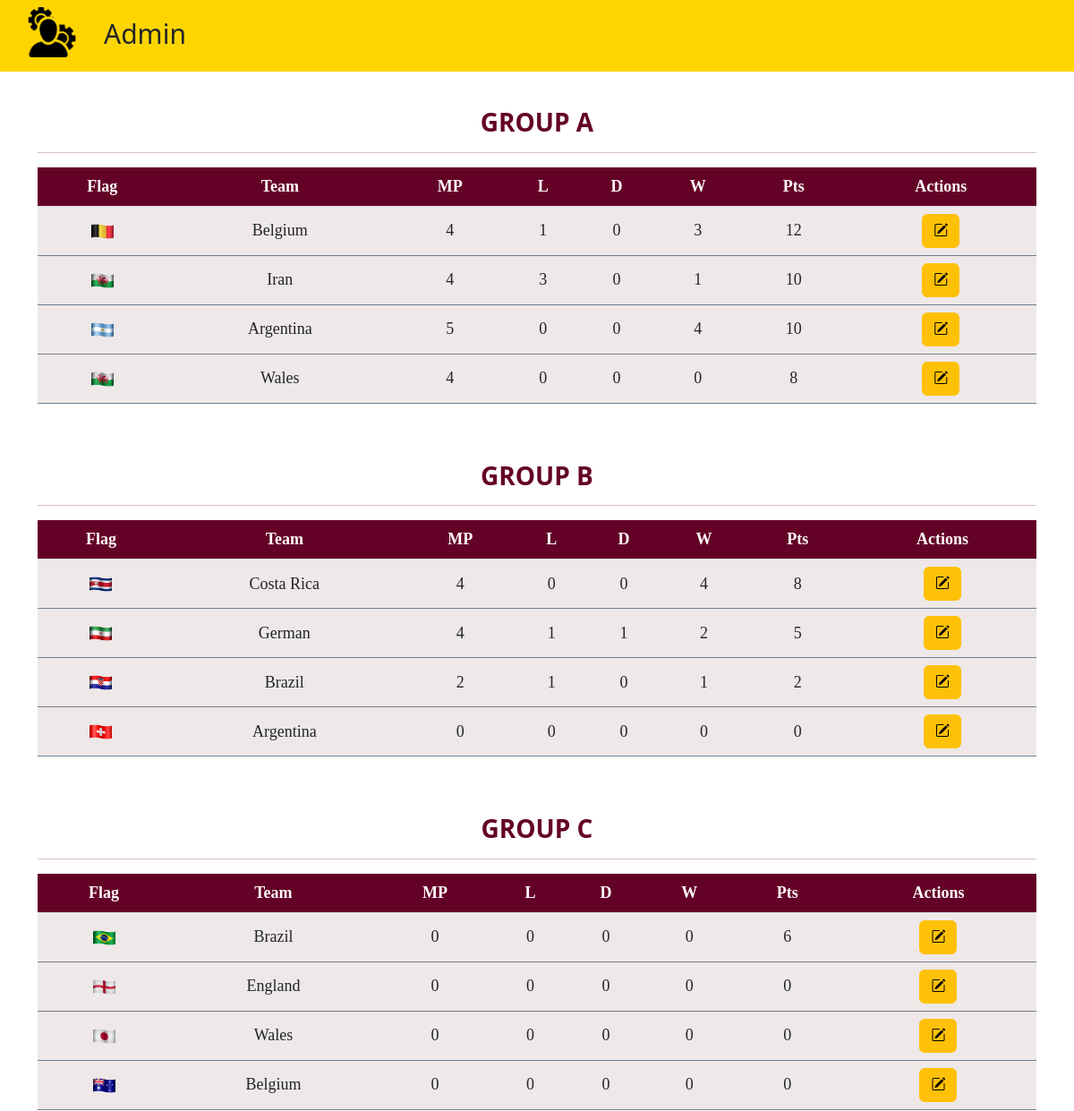
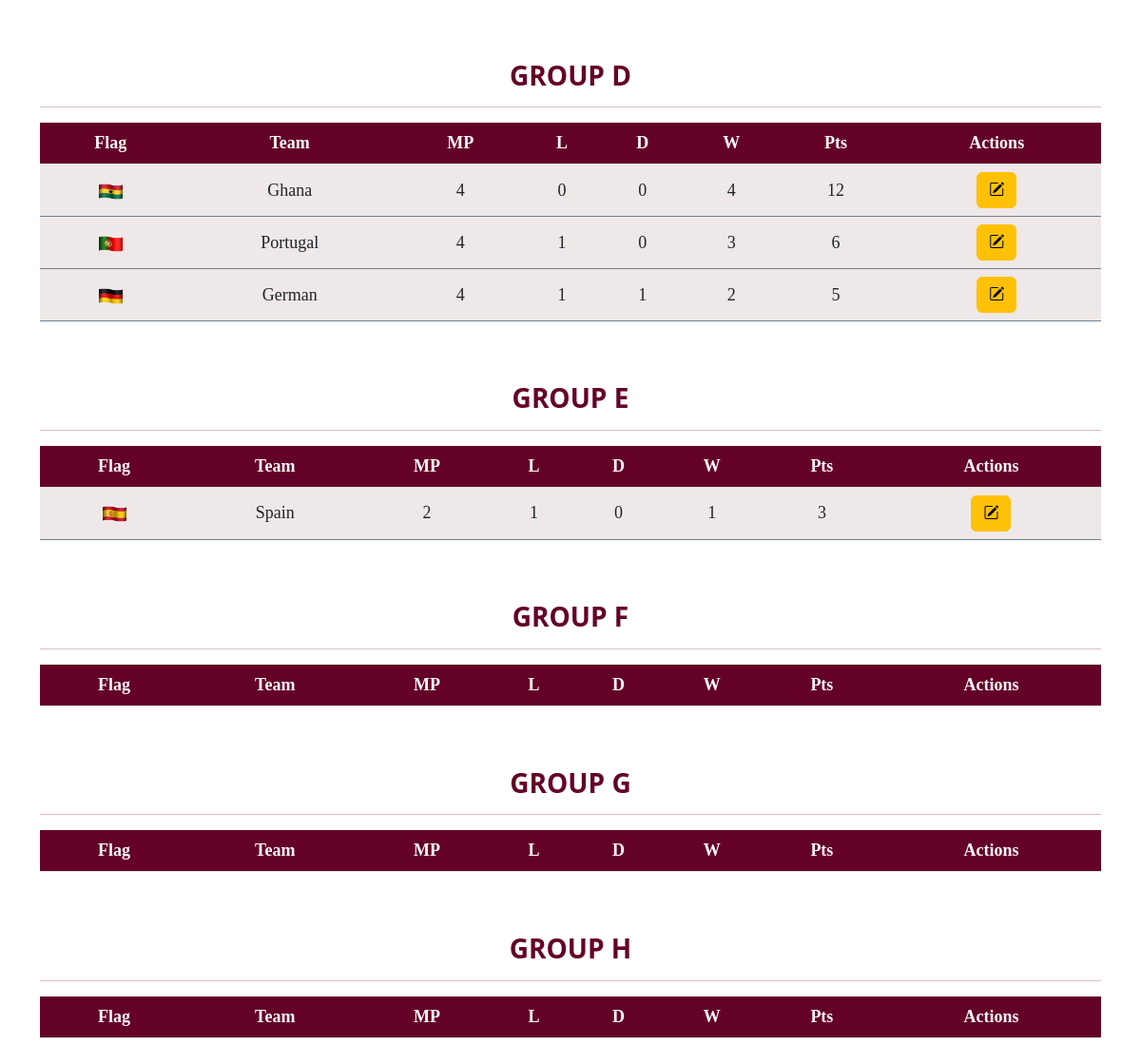
Screenshot of /view.php (signed in) with the database file from the repository (2 pictures, top to bottom).
### tables this page shows
CREATE TABLE `groupa` (
  `id` int(50) NOT NULL,
  `flag` varchar(255) NOT NULL,
  `team` varchar(255) NOT NULL,
  `mp` int(50) NOT NULL,
  `L` int(50) NOT NULL,
  `D` int(50) NOT NULL,
  `W` int(50) NOT NULL,
  `Pts` int(50) NOT NULL
);

CREATE TABLE `groupb` (
  `id` int(40) NOT NULL,
  `flag` varchar(255) NOT NULL,
  `team` varchar(255) NOT NULL,
  `mp` int(50) NOT NULL,
  `L` int(50) NOT NULL,
  `D` int(50) NOT NULL,
  `W` int(50) NOT NULL,
  `Pts` int(50) NOT NULL
);

CREATE TABLE `groupc` (
  `id` int(50) NOT NULL,
  `flag` varchar(255) NOT NULL,
  `team` varchar(255) NOT NULL,
  `mp` int(50) NOT NULL,
  `L` int(50) NOT NULL,
  `D` int(50) NOT NULL,
  `W` int(50) NOT NULL,
  `Pts` int(50) NOT NULL
);

CREATE TABLE `groupd` (
  `id` int(50) NOT NULL,
  `flag` varchar(255) NOT NULL,
  `team` varchar(255) NOT NULL,
  `mp` int(50) NOT NULL,
  `L` int(50) NOT NULL,
  `D` int(50) NOT NULL,
  `W` int(50) NOT NULL,
  `Pts` int(50) NOT NULL
);

CREATE TABLE `groupe` (
  `id` int(50) NOT NULL,
  `flag` varchar(255) NOT NULL,
  `team` varchar(255) NOT NULL,
  `mp` int(50) NOT NULL,
  `L` int(50) NOT NULL,
  `D` int(50) NOT NULL,
  `W` int(50) NOT NULL,
  `Pts` int(50) NOT NULL
);

### view.php (the view, shortened to what this page needs)
<?php
require('dbcon.php');
?>
<!DOCTYPE html>
<html lang="en">
<head>
    <link href="https://cdn.jsdelivr.net/npm/bootstrap@5.2.3/dist/css/bootstrap.min.css" rel="stylesheet"
>
    <link rel="stylesheet" href="https://cdn.jsdelivr.net/npm/bootstrap-icons@1.10.2/font/bootstrap-icons.css">
</head>
<body>
    <nav>
        <a href="./admindashboard.php"><img src="logo/admin.png" alt=""></a>
        <h1>Admin</h1>
    </nav>
    <div style="margin-top: 40px; margin-bottom: 70px;" class="container">
        <div>
            <h3 style="color:#640127; text-align: center; font-weight: bold;">GROUP A
                <hr>
        </div>
        <div>
            <table class=" table table-hover text-center">
                <tr class="tab">
                    <th>Flag</th>
                    <th>Team</th>
                    <th>MP</th>
                    <th>L</th>
                    <th>D</th>
                    <th>W</th>
                    <th>Pts</th>
                    <th>Actions</th>
                </tr>
                <?php
                               $query="SELECT * FROM `groupa` ORDER BY `Pts` DESC";
                               $result=mysqli_query($con,$query);
                               $fetchsrc=FETCH_SRC;
                               while($fetch=mysqli_fetch_assoc($result)){
                               echo<<<print
                                <tr class="tab1 align-middle">
                                <td><img src="$fetchsrc$fetch[flag]" width="27px" height="10%"></td>
                                <td>$fetch[team]</td>
                                <td>$fetch[mp]</td>
                                <td>$fetch[L]</td>
                                <td>$fetch[D]</td>
                                <td>$fetch[W]</td>
                                <td>$fetch[Pts]</td>
                                <td>
                                <a href="viewedit.php? id=$fetch[id]" class="btn  btn-warning "><i class="bi bi-pencil-square"></i></a>
                                </td>
                            </tr>
                            print;
                               }
                              ?>
            </table>
        </div>
        <br>
        <br>
        <div>
            <h3 style="color:#640127; text-align: center; font-weight: bold;">GROUP B
                <hr>
        </div>
        <div>
            <table class=" table table-hover text-center">
                <tr class="tab">
                    <th>Flag</th>
                    <th>Team</th>
                    <th>MP</th>
                    <th>L</th>
                    <th>D</th>
                    <th>W</th>
                    <th>Pts</th>
                    <th>Actions</th>
                </tr>
                <?php
                               $query1="SELECT * FROM `groupb` ORDER BY `Pts` DESC";
                               $result1=mysqli_query($con,$query1);
                               $fetchsrc1=FETCH_SRC;
                               while($fetch1=mysqli_fetch_assoc($result1)){
                               echo<<<print
                                <tr class="tab1 align-middle">
                                <td><img src="$fetchsrc1$fetch1[flag]" width="27px" height="10%"></td>
                                <td>$fetch1[team]</td>
                                <td>$fetch1[mp]</td>
                                <td>$fetch1[L]</td>
                                <td>$fetch1[D]</td>
                                <td>$fetch1[W]</td>
                                <td>$fetch1[Pts]</td>
                                <td>
                             <a href="view1edit.php? id=$fetch1[id]" class="btn  btn-warning "><i class="bi bi-pencil-square"></i></a>
                                </td>
                            </tr>
                            print;
                               }
                              ?>
            </table>
        </div>
        <br><br>
        <div>
            <h3 style="color:#640127; text-align: center; font-weight: bold;">GROUP C
                <hr>
        </div>
        <div>
            <table class=" table table-hover text-center">
                <tr class="tab">
                    <th>Flag</th>
                    <th>Team</th>
                    <th>MP</th>
                    <th>L</th>
                    <th>D</th>
                    <th>W</th>
                    <th>Pts</th>
                    <th>Actions</th>
                </tr>
                <?php
                               $query2="SELECT * FROM `groupc` ORDER BY `Pts` DESC";
                               $result2=mysqli_query($con,$query2);
                               $fetchsrc2=FETCH_SRC;
                               while($fetch2=mysqli_fetch_assoc($result2)){
                               echo<<<print
                                <tr class="tab1 align-middle">
                                <td><img src="$fetchsrc2$fetch2[flag]" width="27px" height="10%"></td>
                                <td>$fetch2[team]</td>
                                <td>$fetch2[mp]</td>
                                <td>$fetch2[L]</td>
                                <td>$fetch2[D]</td>
                                <td>$fetch2[W]</td>
                                <td>$fetch2[Pts]</td>
                                <td>
                                <a href="view2edit.php? id=$fetch2[id]" class="btn  btn-warning "><i class="bi bi-pencil-square"></i></a>
                                </td>
                            </tr>
                            print;
                               }
                              ?>
            </table>
        </div>
        <br>
        <br>
        <div>
            <h3 style="color:#640127; text-align: center; font-weight: bold;">GROUP D
                <hr>
        </div>
        <div>
            <table class=" table table-hover text-center">
                <tr class="tab">
                    <th>Flag</th>
                    <th>Team</th>
                    <th>MP</th>
                    <th>L</th>
                    <th>D</th>
                    <th>W</th>
                    <th>Pts</th>
                    <th>Actions</th>
                </tr>
                <?php
                                $query3="SELECT * FROM `groupd` ORDER BY `Pts` DESC";
                               $result3=mysqli_query($con,$query3);
                               $fetchsrc3=FETCH_SRC;
                               while($fetch3=mysqli_fetch_assoc($result3)){
                               echo<<<print
                                <tr class="tab1 align-middle">
                                <td><img src="$fetchsrc3$fetch3[flag]" width="27px" height="10%"></td>
                                <td>$fetch3[team]</td>
                                <td>$fetch3[mp]</td>
                                <td>$fetch3[L]</td>
                                <td>$fetch3[D]</td>
                                <td>$fetch3[W]</td>
                                <td>$fetch3[Pts]</td>
                                <td>
                                <a href="view3edit.php? id=$fetch3[id]" class="btn  btn-warning "><i class="bi bi-pencil-square"></i></a>
                                </td>
                            </tr>
                            print;
                               }
                              ?>
            </table>
        </div>
        <br>
        <br>
        <div>
            <h3 style="color:#640127; text-align: center; font-weight: bold;">GROUP E
                <hr>
        </div>
        <div>
            <table class=" table table-hover text-center">
                <tr class="tab">
                    <th>Flag</th>
                    <th>Team</th>
                    <th>MP</th>
                    <th>L</th>
                    <th>D</th>
                    <th>W</th>
                    <th>Pts</th>
                    <th>Actions</th>
                </tr>
                <?php
                               $query4="SELECT * FROM `groupe` ORDER BY `Pts` DESC";
                               $result4=mysqli_query($con,$query4);
                               $fetchsrc4=FETCH_SRC;
                               while($fetch4=mysqli_fetch_assoc($result4)){
                               echo<<<print
                                <tr class="tab1 align-middle">
                                <td><img src="$fetchsrc4$fetch4[flag]" width="27px" height="10%"></td>
                                <td>$fetch4[team]</td>
                                <td>$fetch4[mp]</td>
                                <td>$fetch4[L]</td>
                                <td>$fetch4[D]</td>
                                <td>$fetch4[W]</td>
                                <td>$fetch4[Pts]</td>
                                <td>
                                <a href="view4edit.php? id=$fetch4[id]" class="btn  btn-warning "><i class="bi bi-pencil-square"></i></a>
                                </td>
                            </tr>
                            print;
                               }
                              ?>
            </table>
        </div>
        <br>
        <br>
        <div>
            <h3 style="color:#640127; text-align: center; font-weight: bold;">GROUP F
                <hr>
        </div>
        <div>
            <table class=" table table-hover text-center">
                <tr class="tab">
                    <th>Flag</th>
                    <th>Team</th>
                    <th>MP</th>
                    <th>L</th>
                    <th>D</th>
                    <th>W</th>
                    <th>Pts</th>
                    <th>Actions</th>
                </tr>
            </table>
        </div>
        <br>
        <br>
        <div>
            <h3 style="color:#640127; text-align: center; font-weight: bold;">GROUP G
                <hr>
        </div>
        <div>
            <table class=" table table-hover text-center">
                <tr class="tab">
                    <th>Flag</th>
                    <th>Team</th>
                    <th>MP</th>
                    <th>L</th>
                    <th>D</th>
                    <th>W</th>
                    <th>Pts</th>
                    <th>Actions</th>
                </tr>
            </table>
        </div>
        <br>
        <br>
        <div>
            <h3 style="color:#640127; text-align: center; font-weight: bold;">GROUP H
                <hr>
        </div>
        <div>
            <table class=" table table-hover text-center">
                <tr class="tab">
                    <th>Flag</th>
                    <th>Team</th>
                    <th>MP</th>
                    <th>L</th>
                    <th>D</th>
                    <th>W</th>
                    <th>Pts</th>
                    <th>Actions</th>
                </tr>
            </table>
        </div>
    </div>
</body>
</body>
</html>

### view.php (style rules this page uses)
body { background-size: 120%; }
hr { font-weight: bold; color: #640127; }
table th, td { font-size: large; font-family: Georgia, 'Times New Roman', Times, serif; }
.tab { background-color: #640127; color: snow; }
table th { color: snow; }
.tab1 { background-color: rgba(238, 231, 231, 0.945); border: 0.5px slategrey; }
nav { display: flex; font-size: 1rem; background-color: #ffd500; height: 5rem; align-item: center; }
nav img { height: 3.5rem; margin: 8px 30px; }
nav h1 { margin: 20px 0px; font-size: 30px; }

### rows the page displays
groupa: flag (picture), team "Belgium", mp "4", L "1", D "0", W "3", Pts "12"
groupa: flag (picture), team "Iran", mp "4", L "3", D "0", W "1", Pts "10"
groupa: flag (picture), team "Argentina", mp "5", L "0", D "0", W "4", Pts "10"
groupa: flag (picture), team "Wales", mp "4", L "0", D "0", W "0", Pts "8"
groupb: flag (picture), team "Costa Rica", mp "4", L "0", D "0", W "4", Pts "8"
groupb: flag (picture), team "German", mp "4", L "1", D "1", W "2", Pts "5"
groupb: flag (picture), team "Brazil", mp "2", L "1", D "0", W "1", Pts "2"
groupb: flag (picture), team "Argentina", mp "0", L "0", D "0", W "0", Pts "0"
groupc: flag (picture), team "Brazil", mp "0", L "0", D "0", W "0", Pts "6"
groupc: flag (picture), team "England", mp "0", L "0", D "0", W "0", Pts "0"
groupc: flag (picture), team "Wales", mp "0", L "0", D "0", W "0", Pts "0"
groupc: flag (picture), team "Belgium", mp "0", L "0", D "0", W "0", Pts "0"
groupd: flag (picture), team "Ghana", mp "4", L "0", D "0", W "4", Pts "12"
groupd: flag (picture), team "Portugal", mp "4", L "1", D "0", W "3", Pts "6"
groupd: flag (picture), team "German", mp "4", L "1", D "1", W "2", Pts "5"
groupe: flag (picture), team "Spain", mp "2", L "1", D "0", W "1", Pts "3"
